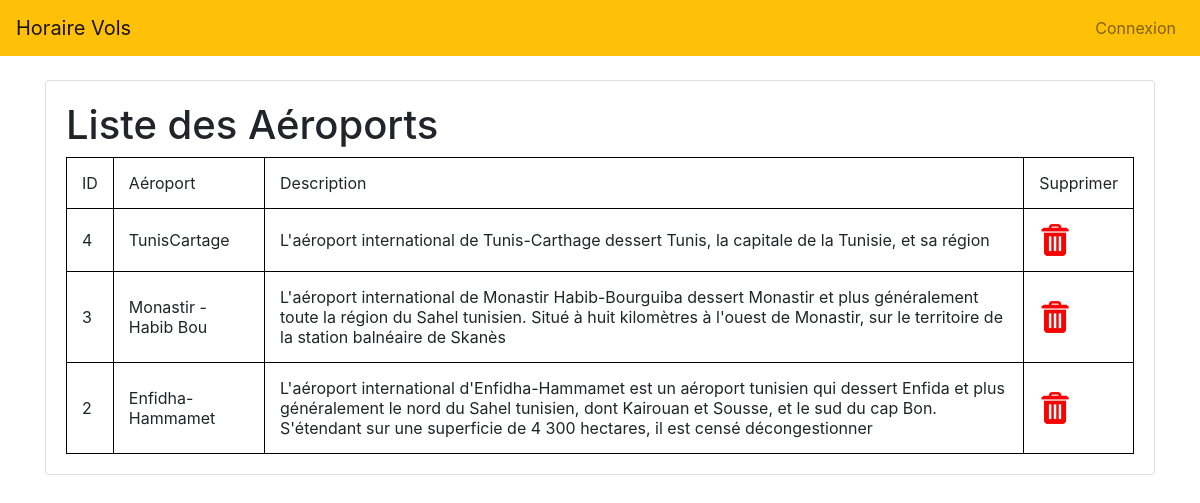
The page /vol/aeroports/ on the database its author committed.
### vol/models.py (models this page shows, shortened)
class Aeroport(models.Model):
    nomAir=models.CharField(max_length=20)
    description=models.TextField()

### vol/views.py (the view)
# urls.py: path('aeroports/',views.list_air,name='aeroports'),
def list_air(request):
    air=Aeroport.objects.all().values
    template=loader.get_template('aeroport.html')
    context={
        'air':air,
    }
    return HttpResponse(template.render(context,request))

### vol/Templates/aeroport.html (shortened to what this page needs)
<html>
    {% load static %}
    <head>
        <link rel="stylesheet" href="{% static 'css/style.css' %}">
        <link rel="stylesheet" href="{% static 'css/bootstrap.min.css' %}">
        </head>
        <body>
{% include "navBar.html" %}
<br>
<div class="container">
    <div class="card mb-6">
    <div class="card-body">
            <h1>Liste des Aéroports</h1>
            <table border="1">
            <thead>
            <tr>
            <td>ID</td>
            <td>Aéroport </td>
            <td> Description</td>
            <td>Supprimer</td>
            </tr>
            <tr>
            {% for a in air reversed %}
            <td>{{a.id}}</td>
            <td>{{a.nomAir}}</td>
            <td>{{a.description}}</td>
            <td><a href="del_air/{{ a.id }}"> <img height="32" width="32" src="{% static 'img/delete.jfif' %}">  </a></td>
            </tr>
            {% endfor %}
        </thead>
 </table>
    </div>
    </div>
</div>
</body>
</html>

### vol/static/css/style.css (style rules this page uses)
table, th, td { border: 1px solid black; border-collapse: collapse; padding: 15px; }

### rows shown on the page
Aeroport: id "4", nomAir "TunisCartage", description "L'aéroport international de Tunis-Carthage dessert Tunis, la capitale de la Tunisie, et sa région"
Aeroport: id "3", nomAir "Monastir - Habib Bou", description "L'aéroport international de Monastir Habib-Bourguiba dessert Monastir et plus généralement toute la région du Sahel tunisien. Situé à huit kilomètres à l'ouest de Monastir, sur le territoire de la station balnéaire de Skanès"
Aeroport: id "2", nomAir "Enfidha-Hammamet", description "L'aéroport international d'Enfidha-Hammamet est un aéroport tunisien qui dessert Enfida et plus généralement le nord du Sahel tunisien, dont Kairouan et Sousse, et le sud du cap Bon. S'étendant sur une superficie de 4 300 hectares, il est censé décongestionner"
